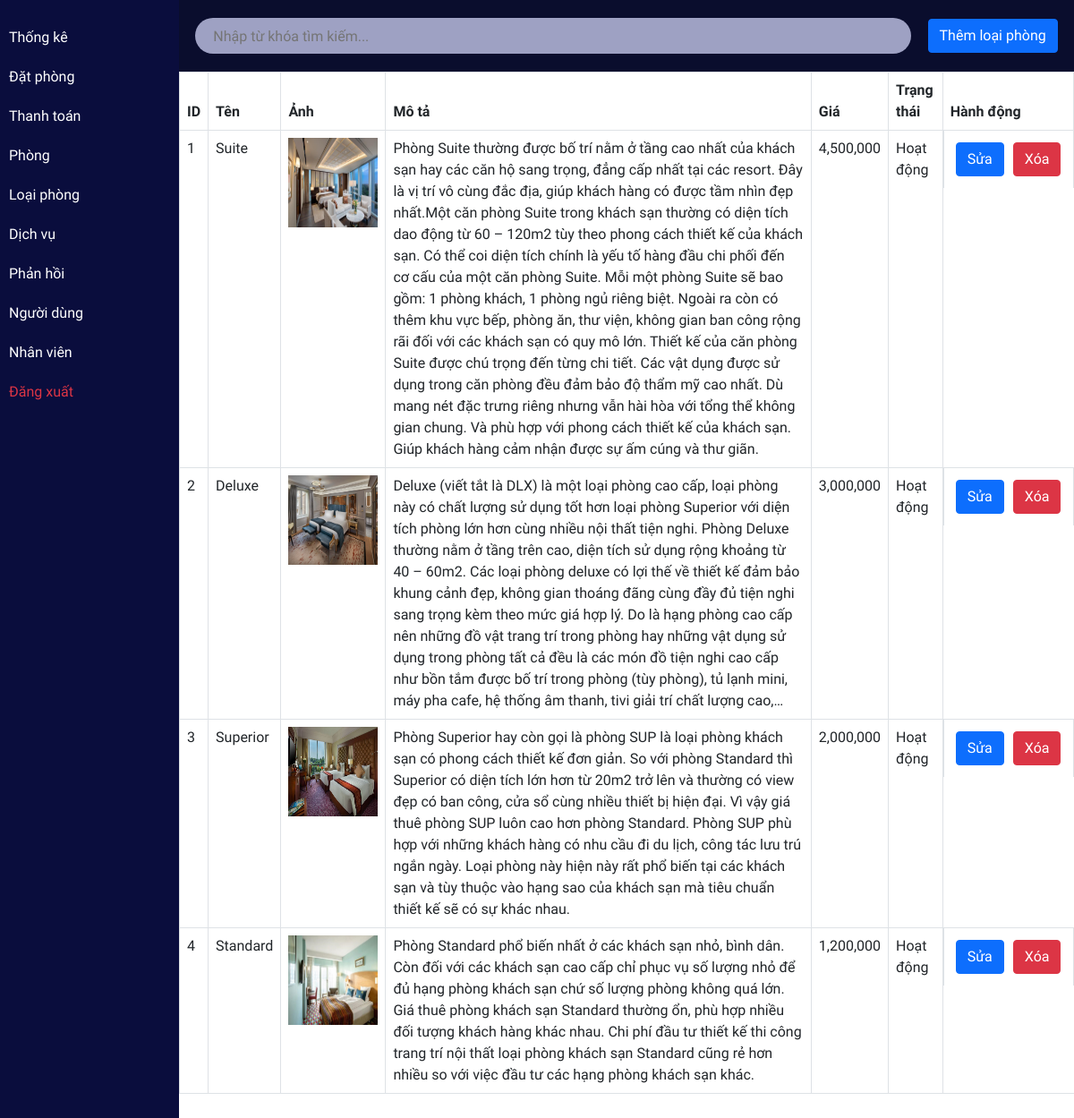
/admin/roomtype.php (signed in), run on the app's committed database.
### tables this page shows
CREATE TABLE `room_type` (
  `id` int(11) NOT NULL AUTO_INCREMENT,
  `name` varchar(50) NOT NULL,
  `image` varchar(200) NOT NULL,
  `description` varchar(2000) NOT NULL,
  `price` int(15) NOT NULL,
  `status` bit(1) NOT NULL DEFAULT b'1',
  PRIMARY KEY (`id`)
);

### admin/roomtype.php (the view, shortened to what this page needs)
<?php include 'header.php'; ?>
<?php include('sidebar.php')?>
  <div class="main-content">
<div class="searchsection">
    <input type="text" name="search_bar" id="search_bar" placeholder="Nhập từ khóa tìm kiếm..." onkeyup="searchFun()">
    <button type="button" class="btn btn-primary" data-bs-toggle="modal" data-bs-target="#addRoomTypeModal">
        Thêm loại phòng
    </button>
</div>
    <div class="room">
        <?php
        $sql = "select room_type.* from room_type";
        $re = mysqli_query($conn, $sql)
        ?>
        <table class="table table-bordered" id="table-data">
            <thead>
                <tr>
                    <th scope="col">ID</th>
                    <th scope="col">Tên</th>
                    <th scope="col">Ảnh</th>
                    <th scope="col">Mô tả</th>
                    <th scope="col">Giá</th>
                    <th scope="col">Trạng thái</th>
                    <th scope="col" class="action">Hành động</th>
                </tr>
            </thead>
            <tbody>
                <?php
                while ($res = mysqli_fetch_array($re)) {
                ?>
                    <tr style="height:80px;">
                        <td><?php echo $res['id'] ?></td>
                        <td><?php echo $res['name'] ?></td>
                        <td><img src='../image/room_type/<?php echo $res["image"]; ?>' style="width:100px; height:100px;"></td>
                        <td><?php echo $res['description'] ?></td>
                        <td><?php echo number_format($res['price']) ?></td>
                        <td><?php echo $res['status'] == 0 ? 'Không hoạt động' : 'Hoạt động'; ?></td>
                        <td class="action">
                            <a href="roomtypeedit.php?id=<?php echo $res['id'] ?>"><button class="btn btn-primary">Sửa</button></a>
                            <a href="roomtype.php?delete=<?php echo $res['id'] ?>" onclick="return confirm('Bạn có chắc không?')"><button class='btn btn-danger'>Xóa</button></a>
                        </td>
                    </tr>
                <?php
                }
                ?>
            </tbody>
        </table>
    </div>
  </div>
<?php include 'footer.php'; ?>

### admin/css/room.css (style rules this page uses)
:root { --bg-text-shadow: 0 2px 4px rgb(13 0 77 / 8%), 0 3px 6px rgb(13 0 77 / 8%), 0 8px 16px rgb(13 0 77 / 8%); --bg-box-shadow: 0px 0px 20px 6px rgba(8, 8, 15, 0.31); }
* { margin: 0; padding: 0; font-family: Consolas, sans-serif; }
.room { display: flex; position: relative; height: 89vh; overflow-y: scroll; justify-content: space-evenly; flex-wrap: wrap; }

### admin/css/roombook.css (style rules this page uses)
:root { --bg-text-shadow: 0 2px 4px rgb(13 0 77 / 8%), 0 3px 6px rgb(13 0 77 / 8%), 0 8px 16px rgb(13 0 77 / 8%); --bg-box-shadow: 0px 0px 20px 6px rgba(26, 30, 164, 0.31); }
body { background-color: #ffff; }
* { margin: 0; padding: 0; font-family: Consolas, sans-serif; }
.searchsection { height: 80px; width: 100%; display: flex; justify-content: space-evenly; align-items: center; background-color: #0a0d2d; position: relative; z-index: 500; }
#search_bar { height: 40px; width: 80%; border: none; background-color: rgba(195, 198, 233, 0.8); padding-left: 20px; border-radius: 30px; }
a { color: black; }
.action a { text-decoration: none; }
.action button { display: flex; flex-wrap: wrap; margin: 5px; }

### admin/css/dashboard.css (style rules this page uses)
:root { --bg-text-shadow: 0 2px 4px rgb(13 0 77 / 8%), 0 3px 6px rgb(13 0 77 / 8%), 0 8px 16px rgb(13 0 77 / 8%); --bg-box-shadow: 0px 0px 20px 6px rgba(26, 30, 164, 0.31); }
* { margin: 0; padding: 0; font-family: Consolas, sans-serif; }
td.action { display: flex; }
.main-content { margin-left: 200px; }

### data on the page
room_type: id "1", name "Suite", image (picture), description "Phòng Suite thường được bố trí nằm ở tầng cao nhất của khách sạn hay các căn hộ sang trọng, đẳng cấp nhất tại các resort. Đây là vị trí vô cùng đắc địa, giúp khách hàng có được tầm nhìn đẹp nhất.Một căn phòng Suite trong khách sạn thường có diện tích dao động từ 60 – 120m2 tùy theo phong cách thiết kế của khách sạn. Có thể coi diện tích chính là yếu tố hàng đầu chi phối đến cơ cấu của một căn phòng Suite. Mỗi một phòng Suite sẽ bao gồm: 1 phòng khách, 1 phòng ngủ riêng biệt. Ngoài ra còn có thêm khu vực bếp, phòng ăn, thư viện, không gian ban công rộng rãi đối với các khách sạn có quy mô lớn. Thiết kế của căn phòng Suite được chú trọng đến từng chi tiết. Các vật dụng được sử dụng trong căn…", price "4,500,000", status "Hoạt động"
room_type: id "2", name "Deluxe", image (picture), description "Deluxe (viết tắt là DLX) là một loại phòng cao cấp, loại phòng này có chất lượng sử dụng tốt hơn loại phòng Superior với diện tích phòng lớn hơn cùng nhiều nội thất tiện nghi. Phòng Deluxe thường nằm ở tầng trên cao, diện tích sử dụng rộng khoảng từ 40 – 60m2. Các loại phòng deluxe có lợi thế về thiết kế đảm bảo khung cảnh đẹp, không gian thoáng đãng cùng đầy đủ tiện nghi sang trọng kèm theo mức giá hợp lý. Do là hạng phòng cao cấp nên những đồ vật trang trí trong phòng hay những vật dụng sử dụng trong phòng tất cả đều là các món đồ tiện nghi cao cấp như bồn tắm được bố trí trong phòng (tùy phòng), tủ lạnh mini, máy pha cafe, hệ thống âm thanh, tivi giải trí chất lượng cao,…", price "3,000,000", status "Hoạt động"
room_type: id "3", name "Superior", image (picture), description "Phòng Superior hay còn gọi là phòng SUP là loại phòng khách sạn có phong cách thiết kế đơn giản. So với phòng Standard thì Superior có diện tích lớn hơn từ 20m2 trở lên và thường có view đẹp có ban công, cửa sổ cùng nhiều thiết bị hiện đại. Vì vậy giá thuê phòng SUP luôn cao hơn phòng Standard. Phòng SUP phù hợp với những khách hàng có nhu cầu đi du lịch, công tác lưu trú ngắn ngày. Loại phòng này hiện này rất phổ biến tại các khách sạn và tùy thuộc vào hạng sao của khách sạn mà tiêu chuẩn thiết kế sẽ có sự khác nhau.", price "2,000,000", status "Hoạt động"
room_type: id "4", name "Standard", image (picture), description "Phòng Standard phổ biến nhất ở các khách sạn nhỏ, bình dân. Còn đối với các khách sạn cao cấp chỉ phục vụ số lượng nhỏ để đủ hạng phòng khách sạn chứ số lượng phòng không quá lớn. Giá thuê phòng khách sạn Standard thường ổn, phù hợp nhiều đối tượng khách hàng khác nhau. Chi phí đầu tư thiết kế thi công trang trí nội thất loại phòng khách sạn Standard cũng rẻ hơn nhiều so với việc đầu tư các hạng phòng khách sạn khác.", price "1,200,000", status "Hoạt động"
